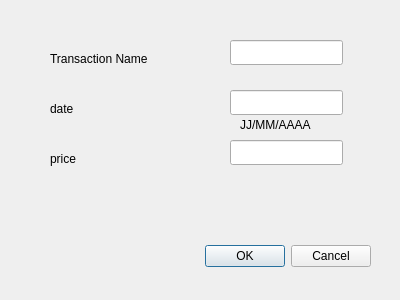
<?xml version="1.0" encoding="UTF-8"?>
<ui version="4.0">
 <class>Dialog</class>
 <widget class="QDialog" name="Dialog">
  <property name="geometry">
   <rect>
    <x>0</x>
    <y>0</y>
    <width>400</width>
    <height>300</height>
   </rect>
  </property>
  <property name="windowTitle">
   <string>Dialog</string>
  </property>
  <widget class="QDialogButtonBox" name="buttonBox">
   <property name="geometry">
    <rect>
     <x>30</x>
     <y>240</y>
     <width>341</width>
     <height>32</height>
    </rect>
   </property>
   <property name="orientation">
    <enum>Qt::Horizontal</enum>
   </property>
   <property name="standardButtons">
    <set>QDialogButtonBox::Cancel|QDialogButtonBox::Ok</set>
   </property>
  </widget>
  <widget class="QLabel" name="label">
   <property name="geometry">
    <rect>
     <x>50</x>
     <y>50</y>
     <width>121</width>
     <height>17</height>
    </rect>
   </property>
   <property name="text">
    <string>Transaction Name</string>
   </property>
  </widget>
  <widget class="QLabel" name="label_2">
   <property name="geometry">
    <rect>
     <x>50</x>
     <y>100</y>
     <width>67</width>
     <height>17</height>
    </rect>
   </property>
   <property name="text">
    <string>date</string>
   </property>
  </widget>
  <widget class="QLabel" name="label_3">
   <property name="geometry">
    <rect>
     <x>50</x>
     <y>150</y>
     <width>67</width>
     <height>17</height>
    </rect>
   </property>
   <property name="text">
    <string>price</string>
   </property>
  </widget>
  <widget class="QLineEdit" name="lineEdit">
   <property name="geometry">
    <rect>
     <x>230</x>
     <y>40</y>
     <width>113</width>
     <height>25</height>
    </rect>
   </property>
  </widget>
  <widget class="QLineEdit" name="lineEdit_2">
   <property name="geometry">
    <rect>
     <x>230</x>
     <y>90</y>
     <width>113</width>
     <height>25</height>
    </rect>
   </property>
  </widget>
  <widget class="QLineEdit" name="lineEdit_3">
   <property name="geometry">
    <rect>
     <x>230</x>
     <y>140</y>
     <width>113</width>
     <height>25</height>
    </rect>
   </property>
  </widget>
  <widget class="QLabel" name="label_4">
   <property name="geometry">
    <rect>
     <x>240</x>
     <y>115</y>
     <width>91</width>
     <height>20</height>
    </rect>
   </property>
   <property name="text">
    <string>JJ/MM/AAAA</string>
   </property>
  </widget>
 </widget>
 <resources/>
 <connections>
  <connection>
   <sender>buttonBox</sender>
   <signal>accepted()</signal>
   <receiver>Dialog</receiver>
   <slot>accept()</slot>
   <hints>
    <hint type="sourcelabel">
     <x>248</x>
     <y>254</y>
    </hint>
    <hint type="destinationlabel">
     <x>157</x>
     <y>274</y>
    </hint>
   </hints>
  </connection>
  <connection>
   <sender>buttonBox</sender>
   <signal>rejected()</signal>
   <receiver>Dialog</receiver>
   <slot>reject()</slot>
   <hints>
    <hint type="sourcelabel">
     <x>316</x>
     <y>260</y>
    </hint>
    <hint type="destinationlabel">
     <x>286</x>
     <y>274</y>
    </hint>
   </hints>
  </connection>
 </connections>
</ui>
